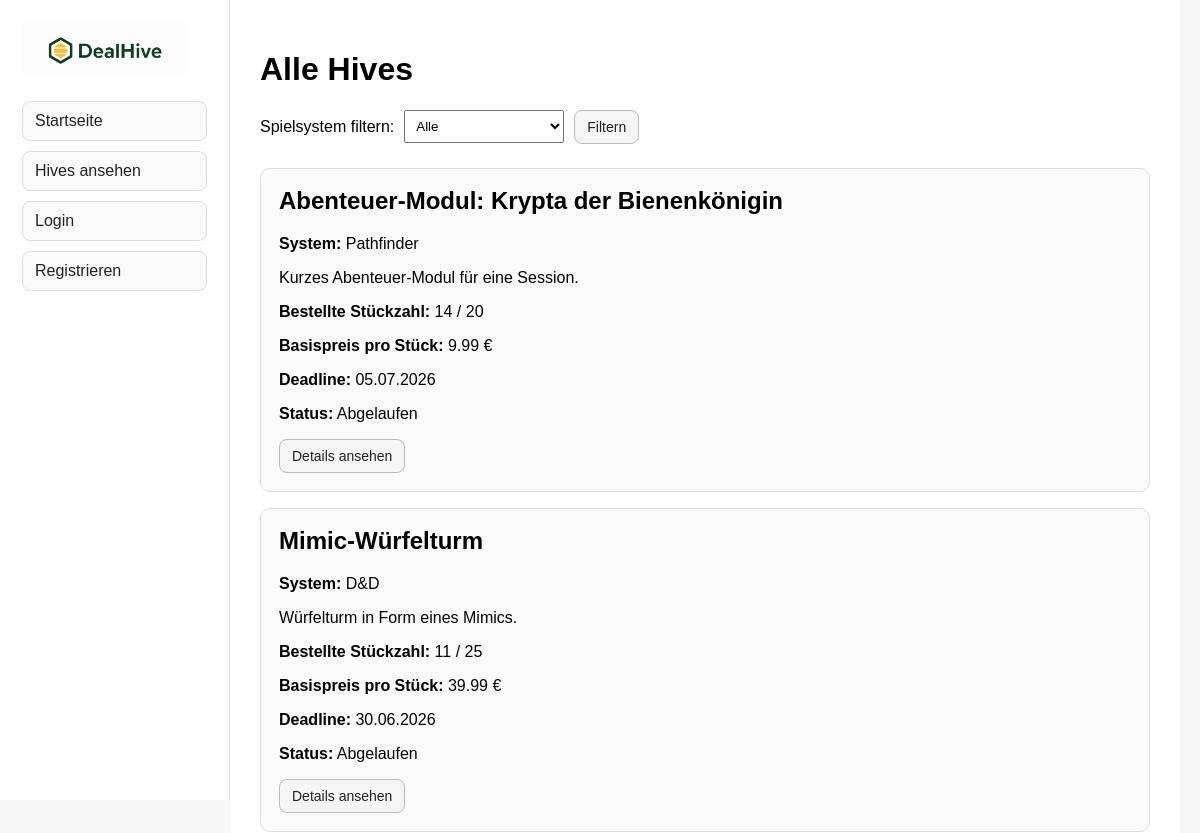
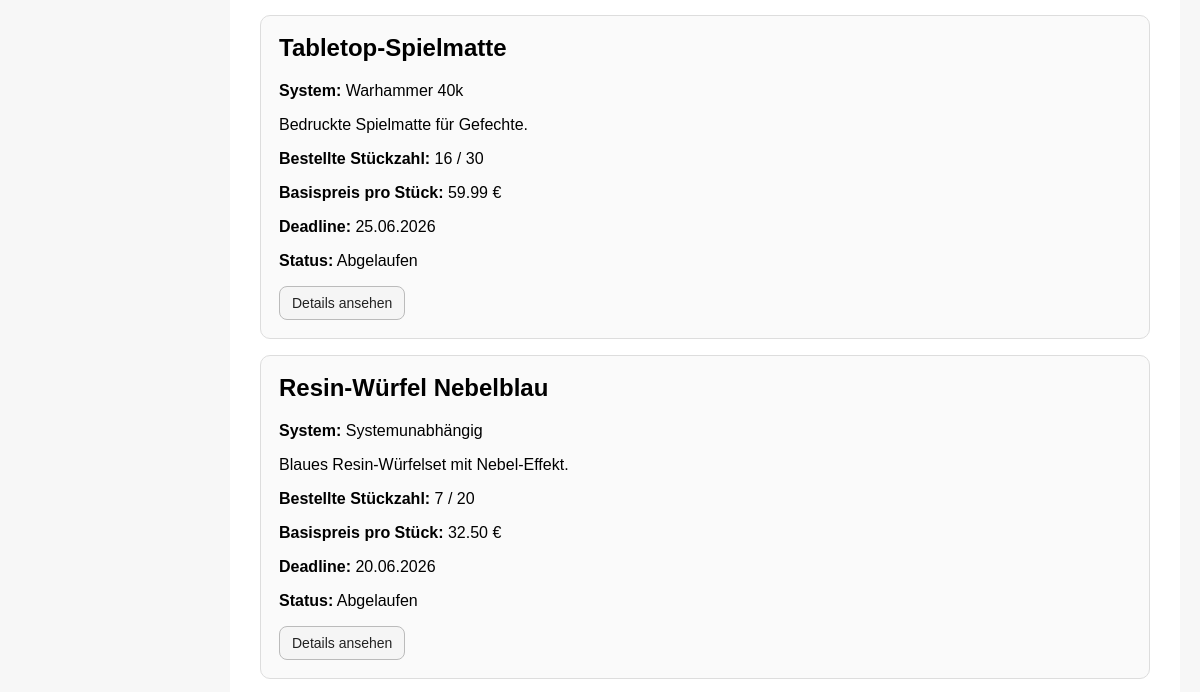
/hives (upper part), run on an earlier commit of the app's database (2 pictures, top to bottom).
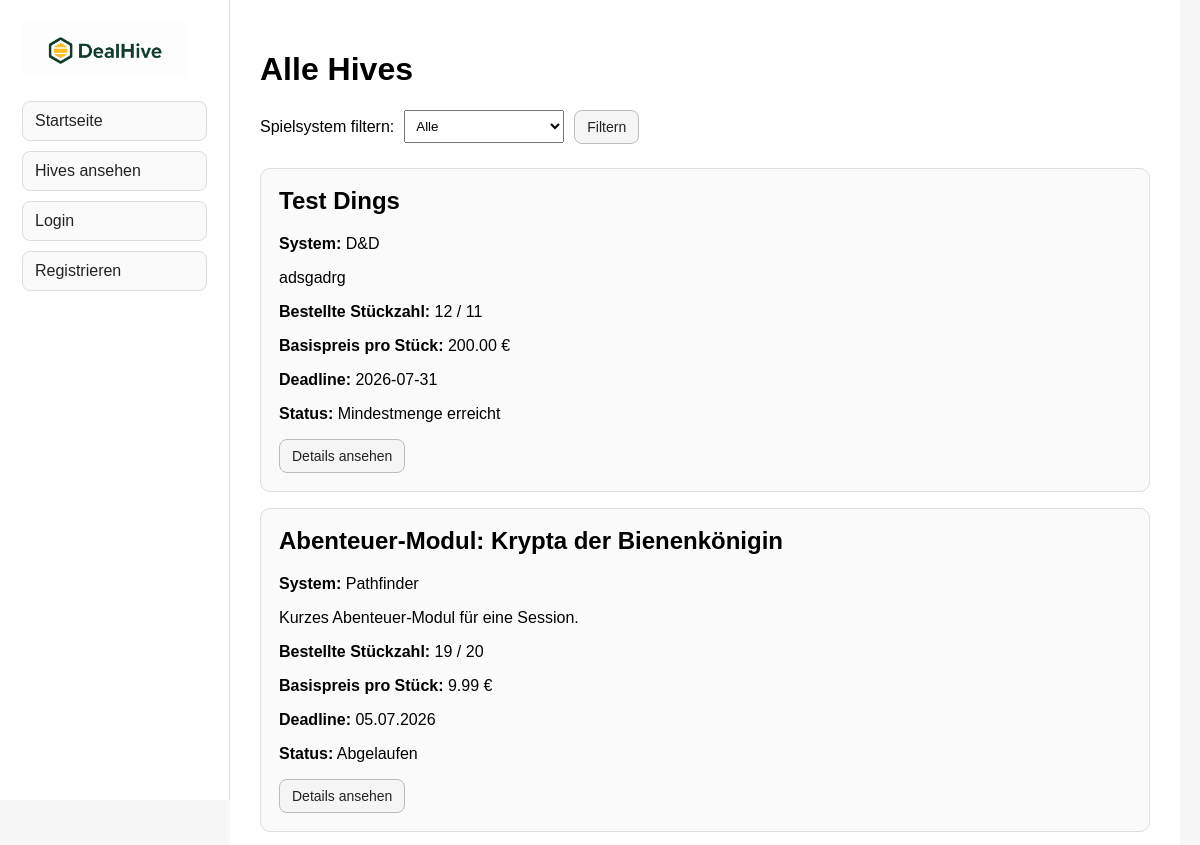
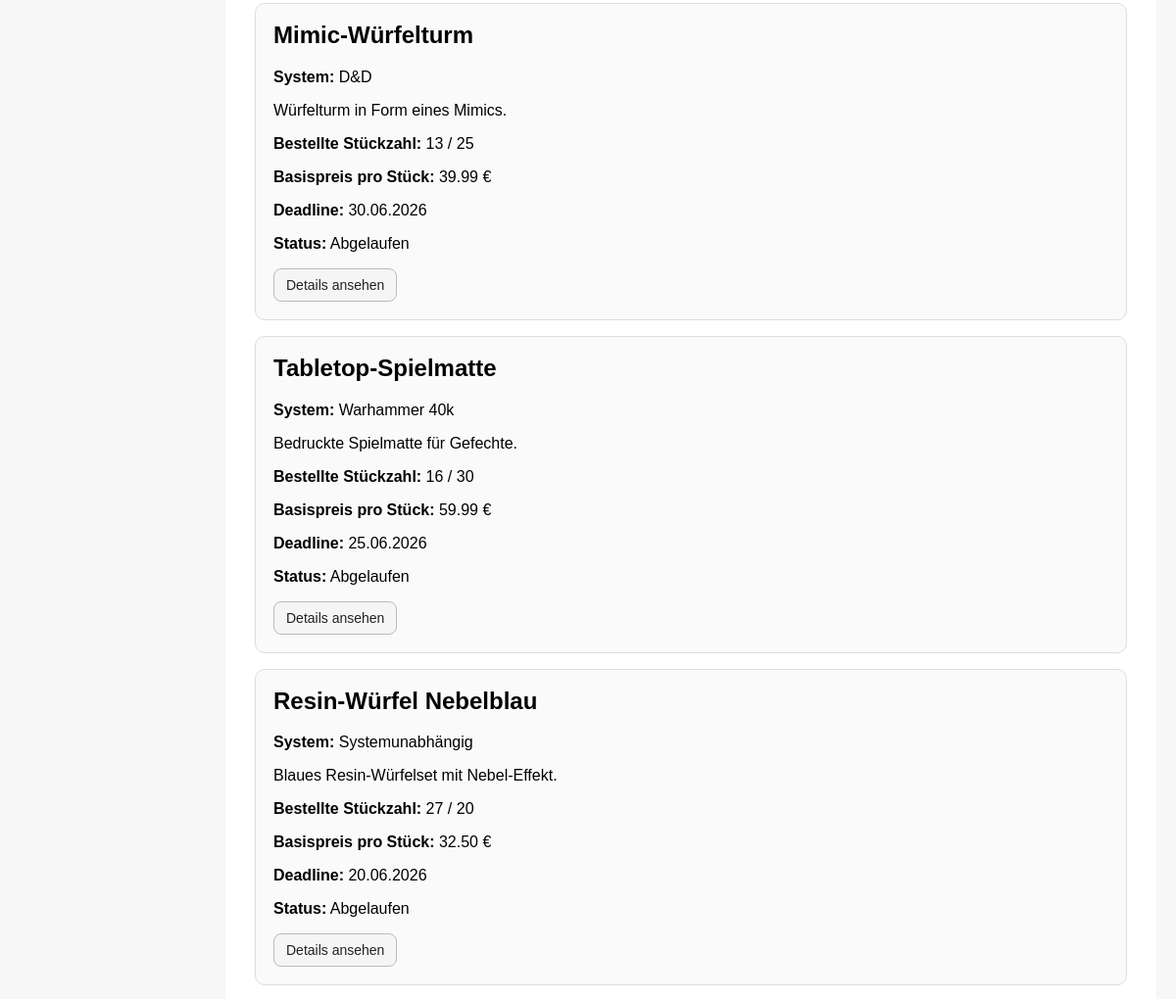
And on a later commit of the database (2 pictures, top to bottom).
### tables this page shows
CREATE TABLE hives (
            id INTEGER PRIMARY KEY AUTOINCREMENT,
            title TEXT NOT NULL,
            game_system TEXT NOT NULL,
            short_description TEXT NOT NULL,
            description TEXT NOT NULL,
            deadline TEXT NOT NULL,
            current_participants INTEGER NOT NULL DEFAULT 0,
            min_participants INTEGER NOT NULL,
            base_price REAL NOT NULL DEFAULT 0.0
        );

### hives.py (the view)
    @app.route("/hives")
    def hives_overview():
        hives = get_all_hives()
        selected_game_system = request.args.get(
            "game_system",
            "all"
        )
        filtered_hives = []
        for hive in hives:
            if (
                selected_game_system == "all"
                or hive["game_system"] == selected_game_system
            ):
                hive_data = dict(hive)
                hive_data["status"] = get_hive_status(
                    hive["deadline"],
                    hive["current_participants"],
                    hive["min_participants"]
                )
                filtered_hives.append(hive_data)
        return render_template(
            "hives.html",
            hives=filtered_hives,
            selected_game_system=selected_game_system
        )

### database.py (called while the page is built)
def parse_deadline(deadline_value):
    try:
        return date.fromisoformat(deadline_value)
    except (TypeError, ValueError):
        return None

def is_deadline_expired(deadline_value):
    parsed_deadline = parse_deadline(deadline_value)
    if parsed_deadline is None:
        return True
    return parsed_deadline < date.today()

def get_hive_status(
    deadline_value,
    current_quantity,
    minimum_quantity
):
    if is_deadline_expired(deadline_value):
        return "Abgelaufen"
    if current_quantity >= minimum_quantity:
        return "Mindestmenge erreicht"
    return "Offen"

def get_connection():
    connection = sqlite3.connect(DATABASE_PATH)
    connection.row_factory = sqlite3.Row
    connection.execute("PRAGMA foreign_keys = ON")
    return connection

### templates/hives.html (shortened to what this page needs)
{% extends "layout.html" %}
{% block content %}
    <h1>Alle Hives</h1>
    <form method="GET" action="/hives" class="filter-form">
        <label for="game_system">Spielsystem filtern:</label>
        <select id="game_system" name="game_system">
            <option value="all" {% if selected_game_system == "all" %}selected{% endif %}>
                Alle
            </option>
        </select>
        <button type="submit">Filtern</button>
    </form>
    {% if hives %}
        {% for hive in hives %}
            <section class="hive-card">
                <h2>{{ hive["title"] }}</h2>
                <p>
                    <strong>System:</strong>
                    {{ hive["game_system"] }}
                </p>
                <p>
                    {{ hive["short_description"] }}
                </p>
                <p>
                    <strong>Bestellte Stückzahl:</strong>
                    {{ hive["current_participants"] }} / {{ hive["min_participants"] }}
                </p>
                <p>
                    <strong>Basispreis pro Stück:</strong>
                    {{ "%.2f"|format(hive["base_price"]) }} €
                </p>
                <p>
                    <strong>Deadline:</strong>
                    {{ hive["deadline"] }}
                </p>
                <p>
                    <strong>Status:</strong>
                    {{ hive["status"] }}
                </p>
                <div class="hive-actions">
                    <a class="button-link" href="/hives/{{ hive['id'] }}">
                        Details ansehen
                    </a>
                </div>
            </section>
        {% endfor %}
    {% else %}
        <p>Aktuell gibt es keine passenden Hives.</p>
    {% endif %}
{% endblock %}

What changed in the data, as far as the page shows it:
added hives: title "Test Dings", game_system "D&D", short_description "adsgadrg", current_participants "12", min_participants "11", base_price "200.00", deadline "2026-07-31", status "Mindestmenge erreicht"
computed for hives "Abenteuer-Modul: Krypta der Bienenkönigin": current_participants "14" → "19"
computed for hives "Mimic-Würfelturm": current_participants "11" → "13"
computed for hives "Resin-Würfel Nebelblau": current_participants "7" → "27"
